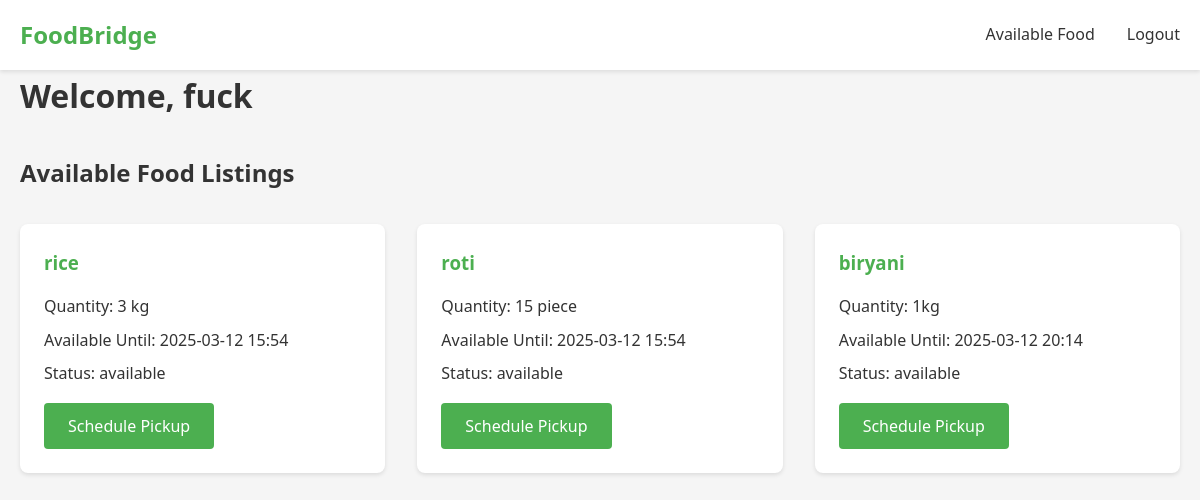
The page /dashboard (signed in) on the database its author committed.
### app.py (models this page shows)
class User(UserMixin, db.Model):
    id = db.Column(db.Integer, primary_key=True)
    email = db.Column(db.String(120), unique=True, nullable=False)
    password = db.Column(db.String(200), nullable=False)
    name = db.Column(db.String(100), nullable=False)
    user_type = db.Column(db.String(20), nullable=False)  # 'restaurant', 'ngo', 'individual'
    address = db.Column(db.String(200))
    latitude = db.Column(db.Float)
    longitude = db.Column(db.Float)

class FoodListing(db.Model):
    id = db.Column(db.Integer, primary_key=True)
    restaurant_id = db.Column(db.Integer, db.ForeignKey('user.id'), nullable=False)
    food_name = db.Column(db.String(100), nullable=False)
    quantity = db.Column(db.String(50), nullable=False)
    expiry_time = db.Column(db.DateTime, nullable=False)
    pickup_status = db.Column(db.String(20), default='available')  # available, reserved, completed
    created_at = db.Column(db.DateTime, default=datetime.utcnow)

### app.py (the view)
@app.route('/dashboard')
@login_required
def dashboard():
    if current_user.user_type == 'restaurant':
        listings = FoodListing.query.filter_by(restaurant_id=current_user.id).all()
        return render_template('restaurant_dashboard.html', listings=listings)
    else:
        listings = FoodListing.query.filter_by(pickup_status='available').all()
        return render_template('recipient_dashboard.html', listings=listings)

### app.py (called while the page is built)
@login_manager.user_loader
def load_user(user_id):
    return User.query.get(int(user_id))

### templates/recipient_dashboard.html (shortened to what this page needs)
{% extends "base.html" %}
{% block content %}
<div class="dashboard">
    <div class="dashboard-header">
        <h1>Welcome, {{ current_user.name }}</h1>
    </div>
    <div class="listings-section">
        <h2>Available Food Listings</h2>
        <div class="listings-grid">
            {% for listing in listings %}
            <div class="listing-card" id="listing-{{ listing.id }}">
                <h3>{{ listing.food_name }}</h3>
                <div class="listing-info">
                    <p>Quantity: {{ listing.quantity }}</p>
                    <p>Available Until: {{ listing.expiry_time.strftime('%Y-%m-%d %H:%M') }}</p>
                    <p>Status: {{ listing.pickup_status }}</p>
                </div>
                {% if listing.pickup_status == 'available' %}
                <button class="btn btn-primary" onclick="showPickupForm('{{ listing.id }}')">Schedule Pickup</button>
                {% endif %}
            </div>
            {% else %}
            <p>No food listings available at the moment. Please check back later!</p>
            {% endfor %}
        </div>
    </div>
</div>
{% endblock %}

### static/css/style.css (style rules this page uses)
:root { --primary-color: #4CAF50; --secondary-color: #2196F3; --background-color: #f5f5f5; --text-color: #333; --error-color: #f44336; --success-color: #4CAF50; }
* { margin: 0; padding: 0; box-sizing: border-box; font-family: 'Segoe UI', Tahoma, Geneva, Verdana, sans-serif; }
body { background-color: var(--background-color); color: var(--text-color); line-height: 1.6; }
.btn { display: inline-block; padding: 0.75rem 1.5rem; border: none; border-radius: 4px; font-size: 1rem; font-weight: 500; cursor: pointer; transition: background-color 0.3s; }
.btn-primary { background-color: var(--primary-color); color: white; }
.listings-grid { display: grid; grid-template-columns: repeat(auto-fill, minmax(300px, 1fr)); gap: 2rem; padding: 2rem 0; }
.listing-card { background-color: white; border-radius: 8px; box-shadow: 0 2px 4px rgba(0,0,0,0.1); padding: 1.5rem; }
.listing-card h3 { color: var(--primary-color); margin-bottom: 1rem; }
.listing-info { margin-bottom: 1rem; }
.listing-info p { margin-bottom: 0.5rem; }
.dashboard-header { display: flex; justify-content: space-between; align-items: center; margin-bottom: 2rem; }

### rows shown on the page
User: name "fuck"
FoodListing: food_name "rice", quantity "3 kg", expiry_time "2025-03-12 15:54", pickup_status "available"
FoodListing: food_name "roti", quantity "15 piece", expiry_time "2025-03-12 15:54", pickup_status "available"
FoodListing: food_name "biryani", quantity "1kg", expiry_time "2025-03-12 20:14", pickup_status "available"
